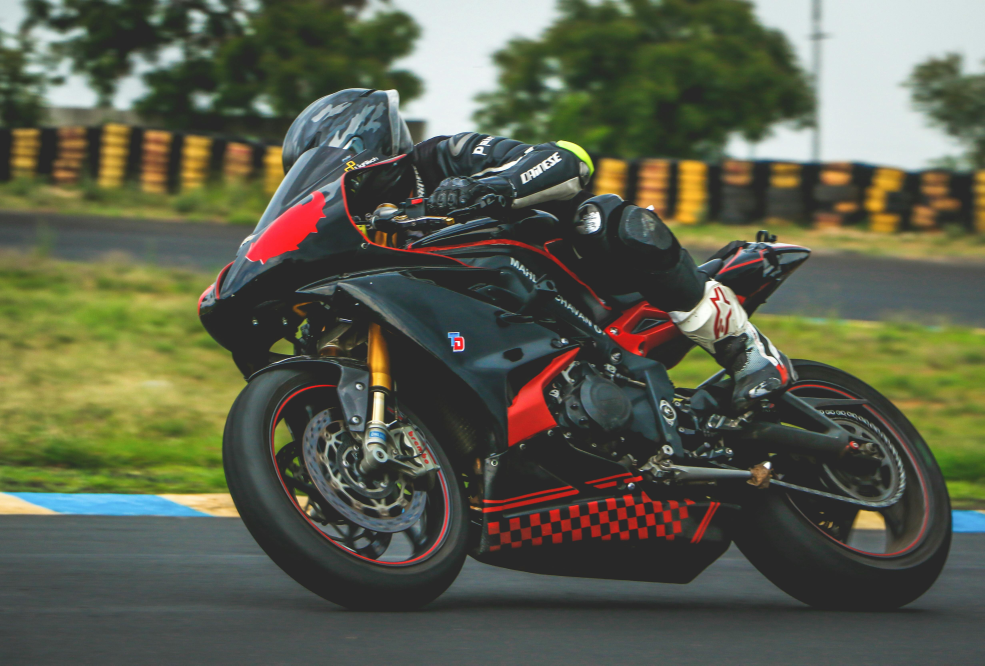
#> input picture bike.jpg, 4924 x 3327 px (shown at 1/5 size)
$ python ascii_gen.py
#> lines starting #> are read from the running program, lines starting #| are printed output that depends on the picture
from PIL import Image, ImageDraw, ImageFont, ImageEnhance

import math

#s = "`.-':_,^=;><+!rc*/z?sLTv)J7(|Fi{\C}fI31tlu[neoZ5Yxjya]2ESwqkP6h9d4VpOGbUAKXHm8RD#$Bg0MNWQ%&@"
#chars = s[::-1]
chars = "#Wo- "[::-1]
#chars = "$@B%8&WM#*oahkbdpqwmZO0QLCJUYXzcvunxrjft/\|()1{\}[]?-_+~<>i!lI;:,\"^`'."
#chars = "!\"#$%&'()*+,-./0123456789:;<=>?@ABCDEFGHIJKLMNOPQRSTUVWXYZ[\]^_`abcdefghijklmnopqrstuvwxyz{|}~"
#chars = ".-:;+=oO*#%@$0123456789"


charArray = list(chars)
charLength = len(charArray)
interval = charLength/256

ScaleFactor = 0.2 #adjust scale

#brightness_factor = 0.4  # Adjust brightness here(reducing the factor increases brightness)

oneCharWidth = 8
oneCharHeight = 18


def getchar(h):
    return charArray[math.floor(h*interval)]

text_file = open("output.txt","w")

img = Image.open(input("give the image name: "))
#> the answer given: bike.jpg
#> img is the input picture: PIL image 4924x3327 RGB; mean R, G, B 90.9, 94.1, 76.3

fnt = ImageFont.truetype('c:\\Windows\\Fonts\\lucon.ttf', 15)


width, height = img.size
#> width = 4924; height = 3327
img = img.resize((int(ScaleFactor*width), int(ScaleFactor*height*(oneCharWidth/oneCharHeight))), Image.NEAREST)
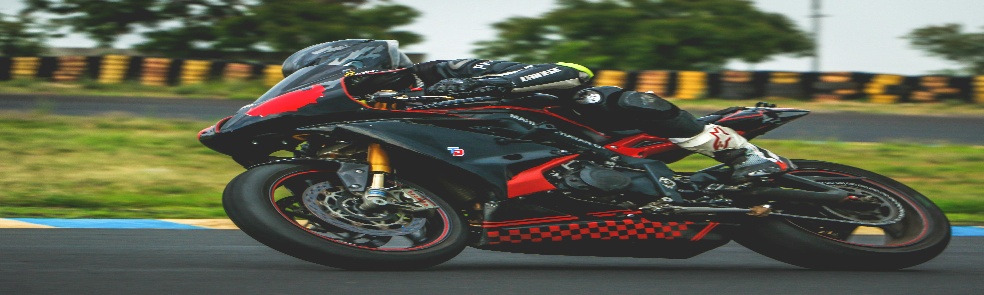
#> img: PIL image 984x295 RGB; mean R, G, B 90.9, 94.2, 76.3
width, height = img.size
#> width = 984; height = 295
pix = img.load()

print(width,height)
#| 984 295


outputImage = Image.new('RGB', (oneCharWidth* width, oneCharHeight* height), color=(0,0,0))
#> outputImage: PIL image 7872x5310 RGB; every value is 0
d = ImageDraw.Draw(outputImage)

for i in range(height):
    for j in range(width):
        r,g,b = pix[j, i] #rgb values
        h = int(r/3 + g/3 + b/3) #mean_value
        #h = min(255, int(h * brightness_factor))  # Adjust brightness
        pix[j,i] = (h,h,h) #filling grey color
        text_file.write(getchar(h))
        d.text((j*oneCharWidth, i*oneCharHeight), getchar(h), font = fnt, fill = (r,g,b))

    text_file.write('\n')

#outputImage.save('output.png')


brightness_factor = 3  # Adjust brightness factor here

# Create an ImageEnhance object with the output image
enhancer = ImageEnhance.Brightness(outputImage)
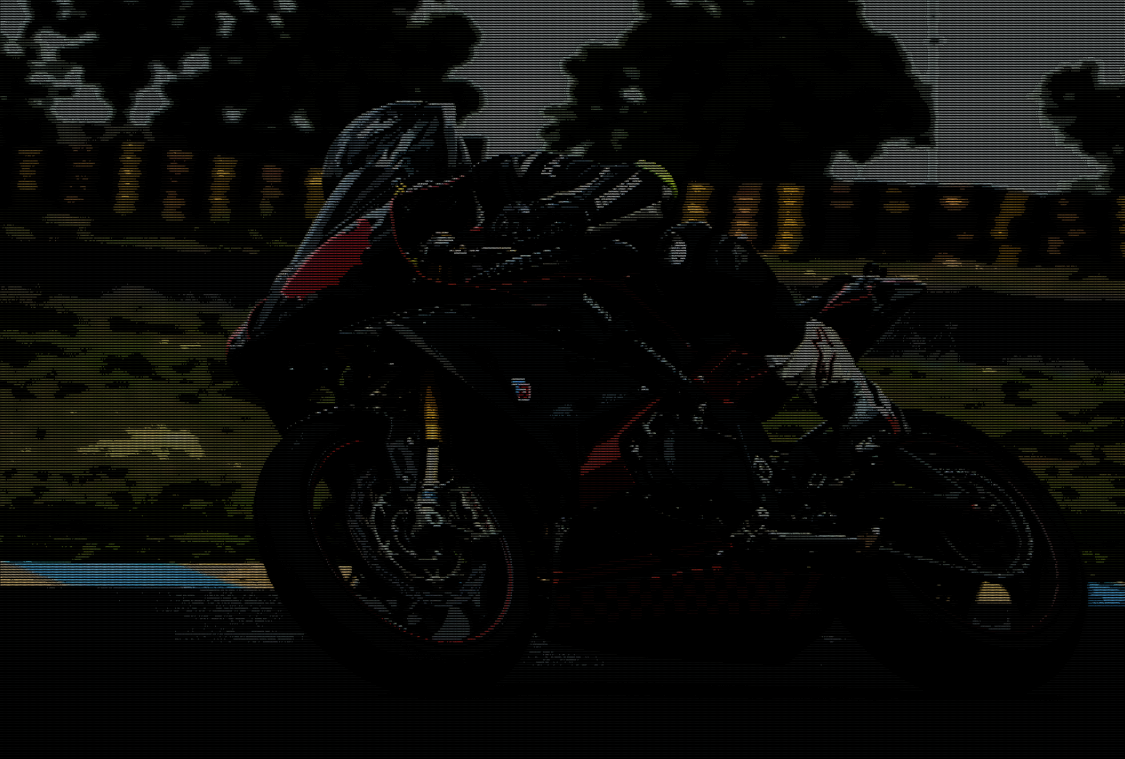
#> outputImage: PIL image 7872x5310 RGB (shown at 1/7 size); mean R, G, B 11, 11.2, 9.2

# Apply brightness enhancement
brightened_image = enhancer.enhance(brightness_factor)
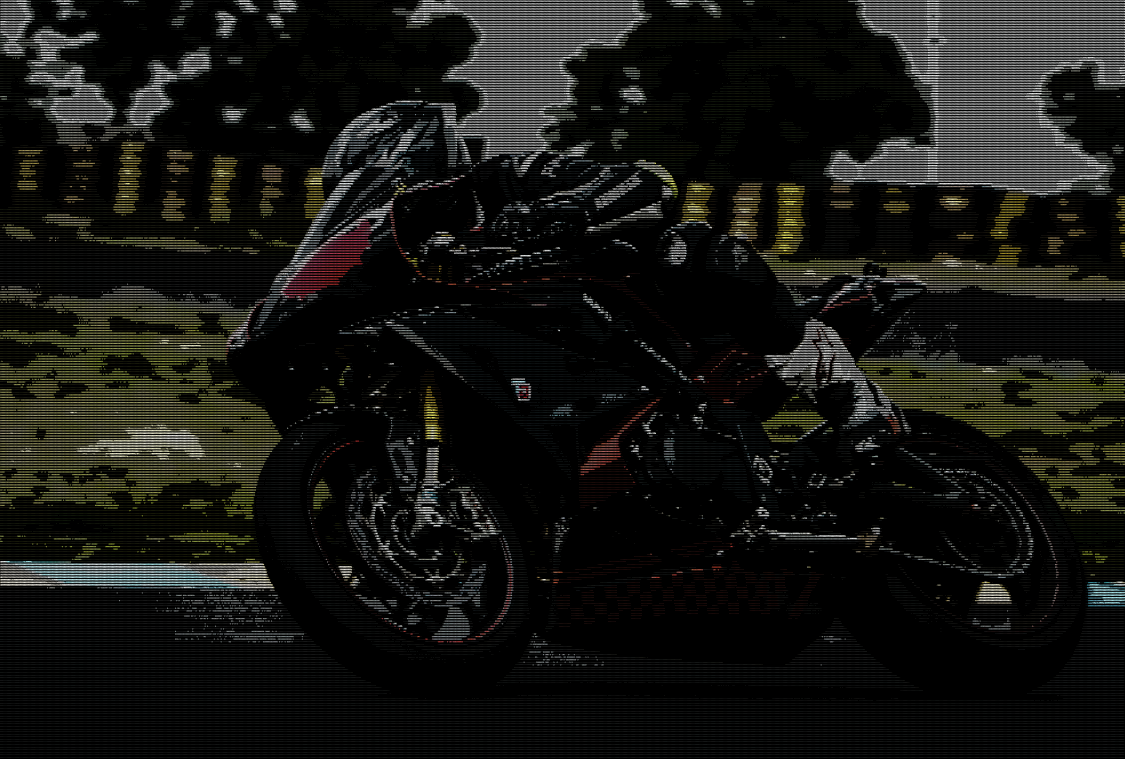
#> brightened_image: PIL image 7872x5310 RGB (shown at 1/7 size); mean R, G, B 21.5, 21.7, 18.6

# Save or display the brightened image
brightened_image.save('output.png')
